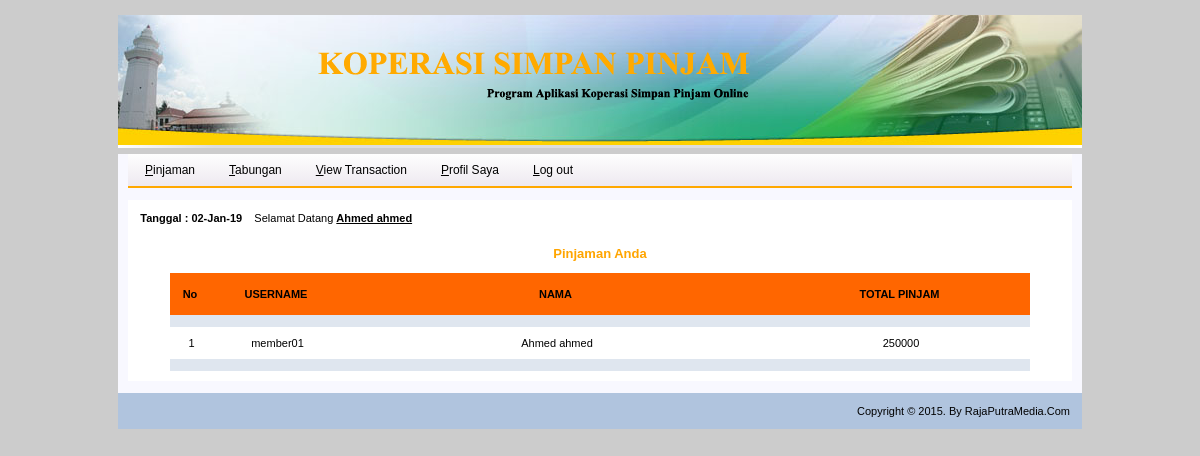
Screenshot of /home-member.php?page=lihat-pinjaman-member&username=member01 (signed in) with the database file from the repository.
### tables this page shows
CREATE TABLE IF NOT EXISTS `member` (
  `username` varchar(16) NOT NULL,
  `password` varchar(16) NOT NULL,
  `nama` varchar(20) NOT NULL,
  `nik` bigint(16) NOT NULL,
  `tgl_lahir` date NOT NULL,
  `jenis_kelamin` varchar(9) NOT NULL,
  `pekerjaan` varchar(16) NOT NULL,
  `alamat` text NOT NULL,
  `email` text NOT NULL,
  `no_hp` char(20) NOT NULL,
  `tabungan` varchar(16) NOT NULL,
  `pinjaman` varchar(16) NOT NULL
);

### lihat-pinjaman-member.php (the view, shortened to what this page needs)
<div style="border:0; padding:10px; width:924px; height:auto;">
<center><font color="orange" size="2"><b>Pinjaman Anda</b></font></center><br />
<table width="860" border="0" align="center" cellpadding="0" cellspacing="0">
<tr bgcolor="#FF6600">
	<th width="5%">No</td>&nbsp;
	<th width="15%" height="42">USERNAME</td>&nbsp;
	<th width="50%">NAMA</td>&nbsp;
	<th width="30%">TOTAL PINJAM</td>&nbsp;
</tr>
<?php
	include "koneksi.php";
	if (isset($_GET['username'])) {
		$username = $_GET['username'];
	}
	else {
	die ("Error. No ID Selected! ");
	}
	$Cari="SELECT * FROM member WHERE username='$username'";
	$Tampil = mysqli_query($Open,$Cari);
	$nomer=0;
    while (	$hasil = mysqli_fetch_array ($Tampil)) {
			$username= stripslashes ($hasil['username']);
			$nama 	= stripslashes ($hasil['nama']);
			$pinjaman 	= stripslashes ($hasil['pinjaman']);
	$nomer++;
?>
	<tr align="center" bgcolor="#DFE6EF">
		<td>&nbsp;</td>
		<td>&nbsp;</td>
		<td>&nbsp;</td>
		<td>&nbsp;</td>
	</tr>
	<tr align="center">
		<td height="32"><?=$nomer?><div align="center"></div></td>
		<td><?=$username?><div align="center"></div></td>
		<td><?=$nama?><div align="center"></div></td>
		<td><?=$pinjaman?><div align="center"></div></td>
	</tr>
	<tr align="center" bgcolor="#DFE6EF">
		<td>&nbsp;</td>
		<td>&nbsp;</td>
		<td>&nbsp;</td>
		<td>&nbsp;</td>
	</tr>
<?php
	}
?>
</table>

### style.css (style rules this page uses)
body { font-family: Helvetica, Arial, Verdana, sans-serif; font-size: 12px; background-color:#cccccc; margin-top:15px; }
table { font-family: Verdana, Arial, Helvetica, sans-serif; font-size: 11px; }

### rows the page displays
member: username "member01", nama "Ahmed ahmed", pinjaman "250000"

### other values shown
$_SESSION['nama'] "Ahmed ahmed"
